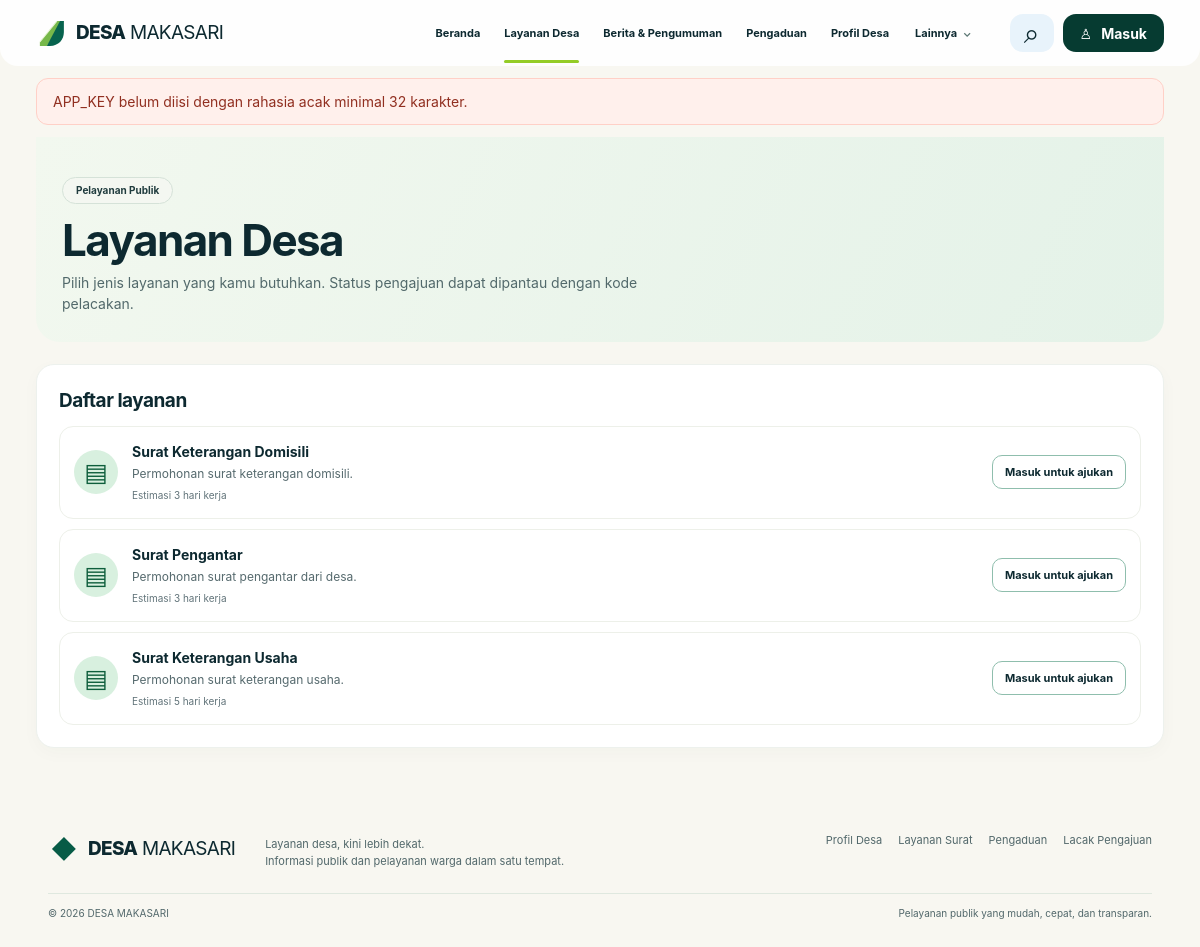
/?page=layanan (signed in), run on the app's committed database.
### tables this page shows
CREATE TABLE IF NOT EXISTS service_types (
  id BIGINT UNSIGNED AUTO_INCREMENT PRIMARY KEY,
  name VARCHAR(160) NOT NULL,
  slug VARCHAR(160) NOT NULL UNIQUE,
  description TEXT NULL,
  requirements JSON NULL,
  letter_template TEXT NULL,
  estimated_days SMALLINT UNSIGNED NULL,
  is_published TINYINT(1) NOT NULL DEFAULT 1,
  sort_order INT NOT NULL DEFAULT 0,
  created_at TIMESTAMP NOT NULL DEFAULT CURRENT_TIMESTAMP,
  updated_at TIMESTAMP NOT NULL DEFAULT CURRENT_TIMESTAMP ON UPDATE CURRENT_TIMESTAMP
);

### app/bootstrap.php (called while the page is built, shortened)
<?php
function app_url(string $page = 'home', array $params = []): string {
    $query = array_merge(['page' => $page], $params);
    return '?' . http_build_query($query);
}
function e(?string $value): string {
    return htmlspecialchars((string)$value, ENT_QUOTES | ENT_SUBSTITUTE, 'UTF-8');
}
function current_user(): ?array {
    if (!isset($_SESSION['user']) || !is_array($_SESSION['user'])) return null;
    $user = $_SESSION['user'];
    return $user;
}
function take_flash(): ?array {
    $value = $_SESSION['_flash'] ?? null;
    return is_array($value) ? $value : null;
}

### index.php (the view, shortened to what this page needs)
<?php
require __DIR__ . '/app/bootstrap.php';
$page = is_string($_GET['page'] ?? null) ? $_GET['page'] : 'home';
$viewer = current_user();
$dbAvailable = true;
$services = [];
$news = [];
$stats = ['residents' => null, 'families' => null, 'dusun' => null];
try {
    $pdo = db();
    $services = $pdo->query('SELECT id, name, slug, description, requirements, estimated_days FROM service_types WHERE is_published=1 ORDER BY sort_order, name')->fetchAll();
    $news = $pdo->query("SELECT id,title,slug,category,excerpt,body,image_key,alt_text,publish_at,created_at FROM news_posts WHERE status='published' AND (publish_at IS NULL OR publish_at<=NOW()) AND (expire_at IS NULL OR expire_at>NOW()) ORDER BY COALESCE(publish_at,created_at) DESC LIMIT 6")->fetchAll();
    $stats['residents'] = (int)$pdo->query("SELECT COUNT(*) FROM residents WHERE resident_status='active'")->fetchColumn();
    $stats['families'] = (int)$pdo->query("SELECT COUNT(*) FROM family_records WHERE status='active'")->fetchColumn();
    $stats['dusun'] = (int)$pdo->query("SELECT COUNT(*) FROM dusun WHERE is_active=1")->fetchColumn();
} catch (Throwable $exception) {
    $dbAvailable = false;
    error_log('DESA MAKASARI database unavailable.');
    $services = [
        ['id'=>0,'name'=>'Layanan Surat','slug'=>'layanan-surat','description'=>'Ajukan surat keterangan dengan mudah dan cepat.','requirements'=>null,'estimated_days'=>null],
        ['id'=>0,'name'=>'Pengaduan Warga','slug'=>'pengaduan-warga','description'=>'Sampaikan aspirasi, keluhan, atau laporan Anda.','requirements'=>null,'estimated_days'=>null],
        ['id'=>0,'name'=>'Informasi Desa','slug'=>'informasi-desa','description'=>'Akses informasi program, kegiatan, dan data desa.','requirements'=>null,'estimated_days'=>null],
    ];
}
$flashMessage = take_flash();
?>
<!doctype html>
<html lang="id">
<head>
  <link rel="stylesheet" href="assets/style.css?v=1">
</head>
<body>
<header class="site-header">
  <a class="brand" href="<?= e(app_url('home')) ?>" aria-label="DESA MAKASARI - Beranda">
    <span class="brand-mark" aria-hidden="true"><svg viewBox="0 0 40 40"><path d="M5 31 27 4h9L14 36H5z" fill="#77b84a"/><path d="M31 4h5v14c0 10-7 18-18 18h-4z" fill="#07634e"/><path d="M5 31 27 4" stroke="#e8f4d7" stroke-width="1.3"/></svg></span>
    <span><strong>DESA</strong> MAKASARI</span>
  </a>
  <nav class="main-nav" aria-label="Navigasi utama">
    <a class="<?= $page==='home'?'active':'' ?>" href="<?= e(app_url('home')) ?>">Beranda</a>
    <a class="<?= $page==='layanan'?'active':'' ?>" href="<?= e(app_url('layanan')) ?>">Layanan Desa</a>
    <a class="<?= in_array($page,['berita','article'],true)?'active':'' ?>" href="<?= e(app_url('berita')) ?>">Berita & Pengumuman</a>
    <a class="<?= $page==='pengaduan'?'active':'' ?>" href="<?= e(app_url('pengaduan')) ?>">Pengaduan</a>
    <a class="<?= $page==='profil'?'active':'' ?>" href="<?= e(app_url('profil')) ?>">Profil Desa</a>
    <div class="nav-more">
      <button class="nav-more-button" type="button" aria-expanded="false" aria-controls="nav-more-menu">Lainnya <span aria-hidden="true">⌄</span></button>
    </div>
  </nav>
  <div class="header-actions">
    <a class="icon-button search-link" href="<?= e(app_url('berita')) ?>" aria-label="Cari berita">⌕</a>
    <?php if ($viewer): ?>
      <a class="login-button" href="<?= e(app_url('dashboard')) ?>">♙ <span><?= e($viewer['full_name']) ?></span></a>
    <?php else: ?>
      <a class="login-button" href="<?= e(app_url('login')) ?>">♙ <span>Masuk</span></a>
    <?php endif; ?>
  </div>
</header>
<?php if ($flashMessage): ?>
  <div class="flash-wrap"><div class="flash <?= e($flashMessage['type'] ?? 'success') ?>"><?= e($flashMessage['message'] ?? '') ?></div></div>
<?php endif; ?>
<main>
<?php if ($page === 'home'): ?>
  <section class="hero">
    <div class="hero-copy">
      <span class="eyebrow">Pelayanan Publik Desa</span>
      <h1><?= e(site_val('hero_title_line1','Layanan desa,')) ?><br><?= e(site_val('hero_title_prefix','kini')) ?> <em><?= e(site_val('hero_title_highlight','lebih dekat')) ?></em></h1>
      <p class="hero-description"><?= e(site_val('hero_subtitle','Akses berbagai layanan surat, pengaduan, informasi, dan kabar desa dalam satu tempat, dengan mudah, cepat, dan transparan.')) ?></p>
      <div class="hero-actions">
        <a class="button button-primary" href="<?= e(app_url('layanan')) ?>"><span class="button-icon">▤</span> Ajukan Surat <span class="arrow">→</span></a>
        <a class="button button-outline" href="<?= e(app_url('track')) ?>"><span class="button-icon">⌕</span> Lacak Pengajuan <span class="arrow">→</span></a>
      </div>
      <div class="benefits">
        <div><span class="benefit-icon">▣</span><span>Mudah<br>diakses</span></div>
        <div><span class="benefit-icon">ϟ</span><span>Proses<br>lebih cepat</span></div>
        <div><span class="benefit-icon">⬟</span><span>Transparan<br>dan terpercaya</span></div>
        <div><span class="benefit-icon">♟</span><span>untuk<br>Seluruh Warga</span></div>
      </div>
    </div>
    <div class="hero-visual">
      <img src="<?= e(site_val('hero_image','assets/village-hero.webp')) ?>" alt="<?= e(site_val('hero_image_alt','Pemandangan desa dan pegunungan')) ?>" style="object-position:<?= max(0,min(100,(int)site_val('hero_focus_x','50'))) ?>% <?= max(0,min(100,(int)site_val('hero_focus_y','50'))) ?>%">
      <div class="welcome-card"><span class="weather-icon">☀</span><strong><?= e(site_val('welcome_title','Pagi yang baik, Warga Desa!')) ?></strong><p><?= e(site_val('welcome_text','Bersama membangun desa yang lebih maju dan sejahtera.')) ?></p></div>
      <div class="slider-dots"><span>‹</span><i></i><span>›</span></div>
    </div>
  </section>
  <section class="service-strip" aria-label="Layanan utama">
    <a class="service-card green-card" href="<?= e(app_url('layanan')) ?>"><span class="service-icon">▤</span><h2>Layanan Surat</h2><p>Ajukan berbagai surat keterangan dengan mudah dan cepat.</p><span class="round-arrow">→</span></a>
    <a class="service-card amber-card" href="<?= e(app_url('pengaduan')) ?>"><span class="service-icon">⚑</span><h2>Pengaduan Warga</h2><p>Sampaikan aspirasi, keluhan, atau laporan Anda.</p><span class="round-arrow">→</span></a>
    <a class="service-card blue-card" href="<?= e(app_url('profil')) ?>"><span class="service-icon">ⓘ</span><h2>Informasi Desa</h2><p>Akses informasi seputar program, kegiatan, dan data desa.</p><span class="round-arrow">→</span></a>
    <div class="track-card"><div class="track-heading"><span class="track-icon">◷</span><div><h2>Cek Status Pengajuan</h2><p>Masukkan nomor pengajuan Anda</p></div></div>
      <form method="get" action="index.php" class="track-form"><input type="hidden" name="page" value="track"><label class="sr-only" for="home-track">Kode pengajuan</label><input id="home-track" name="code" placeholder="Contoh: SR-260101-AB12CD34" required maxlength="32"><button type="submit" aria-label="Cek status">⌕</button></form>
    </div>
  </section>
  <section class="news-section">
    <div class="section-heading"><div><h2>Berita & Pengumuman</h2><p>Informasi terbaru seputar kegiatan, program, dan perkembangan desa.</p></div><a href="<?= e(app_url('berita')) ?>" class="see-all">Lihat Semua <span>→</span></a></div>
    <?php if ($news): ?>
      <div class="news-grid">
      <?php foreach (array_slice($news,0,3) as $item): ?>
        <article class="news-card"><a class="news-image" href="<?= e(app_url('article',['slug'=>$item['slug']])) ?>">
          <?php if (!empty($item['image_key'])): ?><img src="<?= e($item['image_key']) ?>" alt="<?= e($item['alt_text'] ?: $item['title']) ?>"><?php else: ?><img src="assets/village-hero.webp" alt="Ilustrasi desa"><?php endif; ?>
          <span class="news-tag"><?= e(strtoupper($item['category'])) ?></span></a>
          <div class="news-content"><time><?= e(date('d M Y', strtotime($item['publish_at'] ?: $item['created_at']))) ?></time><h3><a href="<?= e(app_url('article',['slug'=>$item['slug']])) ?>"><?= e($item['title']) ?></a></h3><a class="news-arrow" href="<?= e(app_url('article',['slug'=>$item['slug']])) ?>" aria-label="Baca berita">→</a></div></article>
      <?php endforeach; ?>
      </div>
    <?php else: ?>
      <div class="empty-news"><span class="empty-news-icon">▤</span><div><strong>Berita desa akan tampil di sini.</strong><p>Petugas dapat menerbitkan berita dan pengumuman melalui panel pengelolaan.</p></div></div>
    <?php endif; ?>
  </section>
  <section class="stats-band" aria-label="Ringkasan data desa">
    <div class="stat-item"><span class="stat-icon">♧</span><div><strong><?= $stats['residents'] === null ? '—' : number_format($stats['residents'],0,',','.') ?></strong><span>Jumlah Penduduk</span></div></div>
    <div class="stat-item"><span class="stat-icon">⌂</span><div><strong><?= $stats['families'] === null ? '—' : number_format($stats['families'],0,',','.') ?></strong><span>Jumlah KK</span></div></div>
    <div class="stat-item"><span class="stat-icon">▧</span><div><strong><?= e(site_val('stat_area','—')) ?></strong><span>Luas Wilayah</span></div></div>
    <div class="stat-item"><span class="stat-icon">♧</span><div><strong><?= $stats['dusun'] === null ? '—' : number_format($stats['dusun'],0,',','.') ?></strong><span>Dusun</span></div></div>
  </section>
<?php elseif ($page === 'layanan'): ?>
  <section class="page-hero"><span class="eyebrow">Pelayanan Publik</span><h1>Layanan Desa</h1><p>Pilih jenis layanan yang kamu butuhkan. Status pengajuan dapat dipantau dengan kode pelacakan.</p></section>
  <div class="content-layout">
    <section class="panel"><h2>Daftar layanan</h2>
      <?php if ($services): ?><div class="list-cards"><?php foreach ($services as $service): ?><article class="list-card"><span class="service-icon">▤</span><div><h3><?= e($service['name']) ?></h3><p><?= e($service['description'] ?? '') ?></p><?php if (!empty($service['estimated_days'])): ?><small>Estimasi <?= (int)$service['estimated_days'] ?> hari kerja</small><?php endif; ?></div><?php if ($viewer && ($viewer['role'] ?? '')==='warga' && $dbAvailable && (int)$service['id']>0): ?><a class="button button-small button-primary" href="<?= e(app_url('layanan',['type'=>(int)$service['id']])) ?>">Ajukan</a><?php else: ?><a class="button button-small button-outline" href="<?= e(app_url($viewer?'login':'login')) ?>">Masuk untuk ajukan</a><?php endif; ?></article><?php endforeach; ?></div><?php else: ?><p>Belum ada layanan yang diterbitkan.</p><?php endif; ?>
    </section>
  </div>
<?php elseif (in_array($page, ['rt-data','rw-rekap','dokumen','perubahan','admin-users','admin-wilayah','admin-site','admin-services','admin-directory','admin-budget','admin-resident-export','laporan','notifikasi','umkm','peta','transparansi','kontak'], true)): ?>
  <?php require __DIR__ . '/app/module_views.php'; ?>
<?php else: ?>
  <section class="page-hero"><span class="eyebrow">DESA MAKASARI</span><h1>Halaman tidak ditemukan</h1><p>Alamat yang kamu buka tidak tersedia.</p><a class="button button-primary" href="<?= e(app_url('home')) ?>">Kembali ke beranda</a></section>
<?php endif; ?>
</main>
<footer class="site-footer"><div class="footer-main"><a class="brand footer-brand" href="<?= e(app_url('home')) ?>"><span class="brand-mark" aria-hidden="true">◆</span><span><strong>DESA</strong> MAKASARI</span></a><p>Layanan desa, kini lebih dekat.<br>Informasi publik dan pelayanan warga dalam satu tempat.</p><nav aria-label="Navigasi footer"><a href="<?= e(app_url('profil')) ?>">Profil Desa</a><a href="<?= e(app_url('layanan')) ?>">Layanan Surat</a><a href="<?= e(app_url('pengaduan')) ?>">Pengaduan</a><a href="<?= e(app_url('track')) ?>">Lacak Pengajuan</a></nav></div><div class="footer-bottom"><span>© <?= date('Y') ?> DESA MAKASARI</span><span>Pelayanan publik yang mudah, cepat, dan transparan.</span></div></footer>
</body>
</html>

### data on the page
service_types: name "Surat Keterangan Domisili", description "Permohonan surat keterangan domisili.", estimated_days "3"
service_types: name "Surat Pengantar", description "Permohonan surat pengantar dari desa.", estimated_days "3"
service_types: name "Surat Keterangan Usaha", description "Permohonan surat keterangan usaha.", estimated_days "5"

### other printed values
$flashMessage['message'] "APP_KEY belum diisi dengan rahasia acak minimal 32 karakter."
